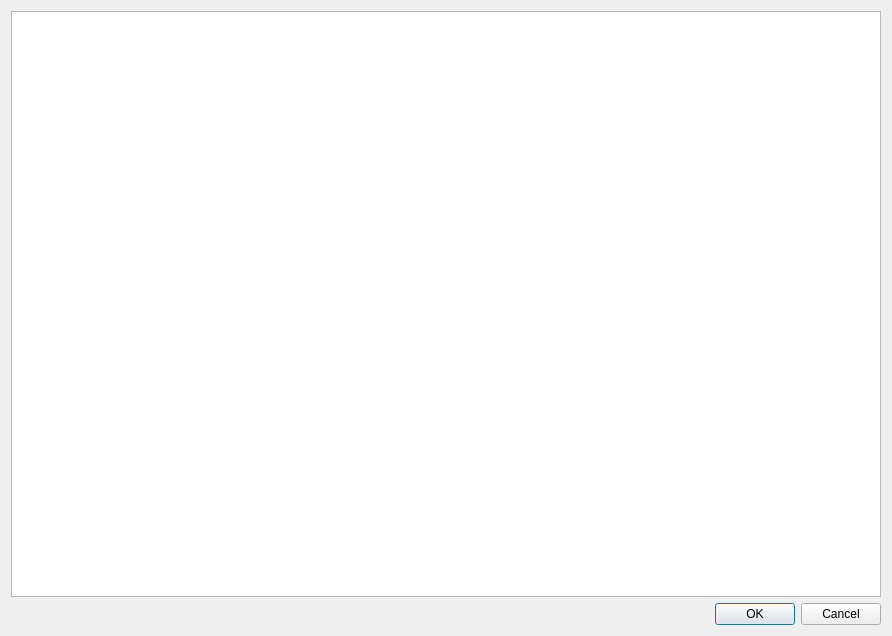
<?xml version="1.0" encoding="UTF-8"?>
<ui version="4.0">
 <class>Dialog</class>
 <widget class="QDialog" name="Dialog">
  <property name="geometry">
   <rect>
    <x>0</x>
    <y>0</y>
    <width>892</width>
    <height>636</height>
   </rect>
  </property>
  <property name="windowTitle">
   <string>SysNavigationMenus</string>
  </property>
  <layout class="QVBoxLayout" name="verticalLayout">
   <item>
    <widget class="QTreeView" name="treeView"/>
   </item>
   <item>
    <widget class="QDialogButtonBox" name="buttonBox">
     <property name="orientation">
      <enum>Qt::Horizontal</enum>
     </property>
     <property name="standardButtons">
      <set>QDialogButtonBox::Cancel|QDialogButtonBox::Ok</set>
     </property>
    </widget>
   </item>
  </layout>
 </widget>
 <resources/>
 <connections>
  <connection>
   <sender>buttonBox</sender>
   <signal>accepted()</signal>
   <receiver>Dialog</receiver>
   <slot>accept()</slot>
   <hints>
    <hint type="sourcelabel">
     <x>248</x>
     <y>254</y>
    </hint>
    <hint type="destinationlabel">
     <x>157</x>
     <y>274</y>
    </hint>
   </hints>
  </connection>
  <connection>
   <sender>buttonBox</sender>
   <signal>rejected()</signal>
   <receiver>Dialog</receiver>
   <slot>reject()</slot>
   <hints>
    <hint type="sourcelabel">
     <x>316</x>
     <y>260</y>
    </hint>
    <hint type="destinationlabel">
     <x>286</x>
     <y>274</y>
    </hint>
   </hints>
  </connection>
 </connections>
</ui>
